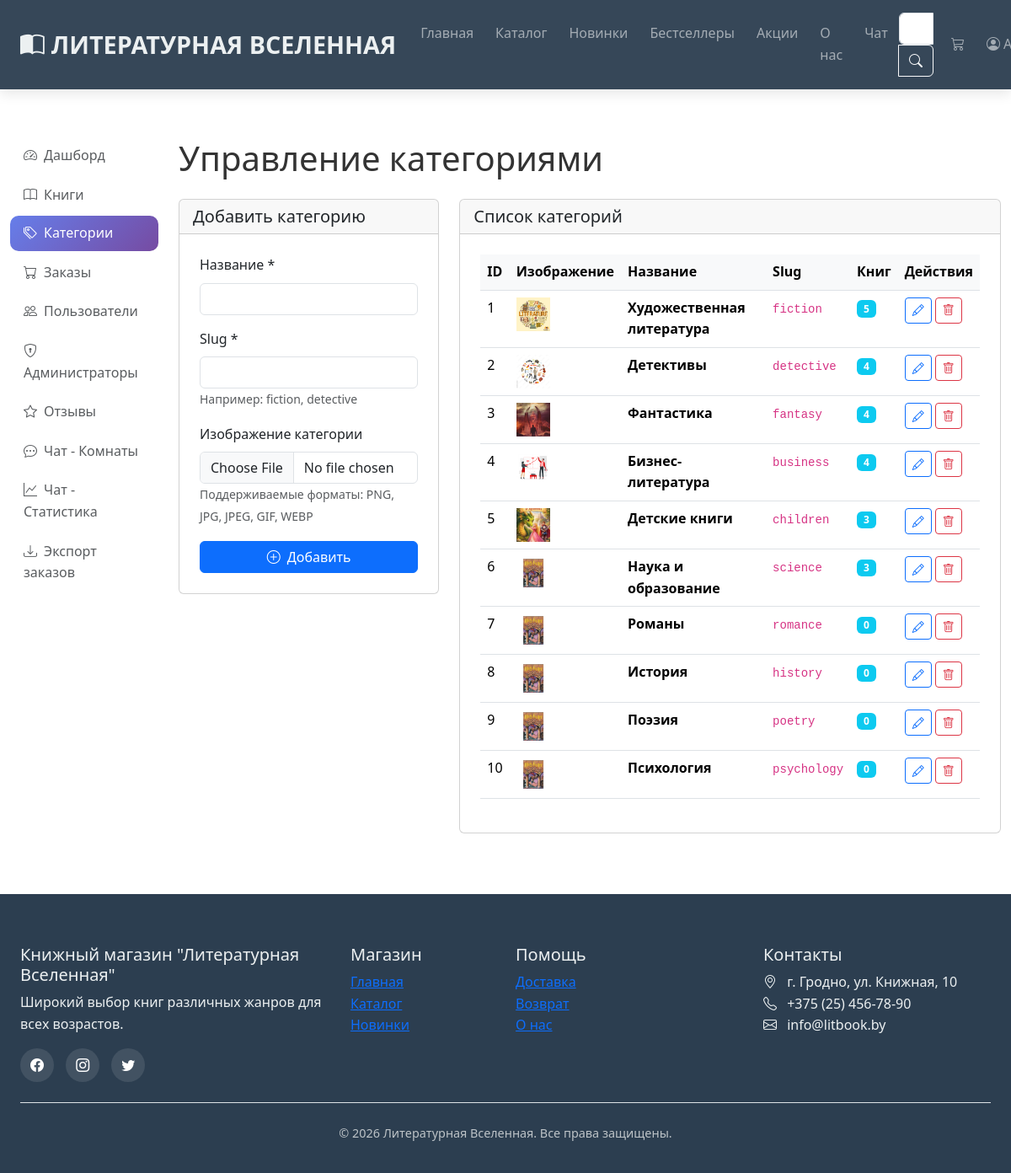
The page /admin/categories (signed in) on the database its author committed.
### models.py (models this page shows, shortened)
class Category(db.Model):
    __tablename__ = 'categories'
    id = db.Column(db.Integer, primary_key=True)
    name = db.Column(db.String(50), nullable=False, unique=True)
    slug = db.Column(db.String(50), nullable=False, unique=True)
    image = db.Column(db.String(100))
    books = db.relationship('Book', backref='category', lazy=True)

### admin.py (the view)
@admin_bp.route('/categories')
@admin_required
def categories():
    categories = Category.query.all()
    return render_template('admin/categories.html', categories=categories)

### admin.py (called while the page is built)
def admin_required(f):
    @wraps(f)
    def decorated_function(*args, **kwargs):
        if 'user_id' not in session:
            flash('Пожалуйста, войдите в систему', 'warning')
            return redirect(url_for('login'))
        user = User.query.get(session['user_id'])
        if not user or not user.is_admin:
            flash('Доступ запрещен. Требуются права администратора.', 'danger')
            return redirect(url_for('index'))
        return f(*args, **kwargs)
    return decorated_function

### app.py (called while the page is built)
@app.context_processor
def inject_data():
    categories = Category.query.all()
    cart_count = 0
    if 'cart' in session:
        cart_count = sum(item['quantity'] for item in session['cart'].values())
    return dict(
        categories=categories,
        cart_count=cart_count,
        current_year=datetime.now().year
    )

### templates/admin/categories.html (shortened to what this page needs)
{% extends "base.html" %}
{% block content %}
<div style="height: 70px;"></div>
<div class="container-fluid py-4">
    <div class="row">
        <div class="col-md-3 col-lg-2 mb-4">
            {% include "admin/sidebar.html" %}
        </div>
        <div class="col-md-9 col-lg-10">
            <h1 class="mb-4">Управление категориями</h1>
            <div class="row">
                <div class="col-md-4 mb-4">
                    <div class="card">
                        <div class="card-header">
                            <h5 class="mb-0">Добавить категорию</h5>
                        </div>
                        <div class="card-body">
                            <form action="{{ url_for('admin.add_category') }}" method="post" enctype="multipart/form-data">
                                <div class="mb-3">
                                    <label class="form-label">Название *</label>
                                    <input type="text" name="name" class="form-control" required>
                                </div>
                                <div class="mb-3">
                                    <label class="form-label">Slug *</label>
                                    <input type="text" name="slug" class="form-control" required>
                                    <small class="text-muted">Например: fiction, detective</small>
                                </div>
                                <div class="mb-3">
                                    <label class="form-label">Изображение категории</label>
                                    <input type="file" name="image_file" class="form-control" accept="image/*">
                                    <small class="text-muted">Поддерживаемые форматы: PNG, JPG, JPEG, GIF, WEBP</small>
                                </div>
                                <button type="submit" class="btn btn-primary w-100">
                                    <i class="bi bi-plus-circle me-2"></i>Добавить
                                </button>
                            </form>
                        </div>
                    </div>
                </div>
                <div class="col-md-8">
                    <div class="card">
                        <div class="card-header">
                            <h5 class="mb-0">Список категорий</h5>
                        </div>
                        <div class="card-body">
                            <div class="table-responsive">
                                <table class="table table-hover">
                                    <thead>
                                        <tr>
                                            <th>ID</th>
                                            <th>Изображение</th>
                                            <th>Название</th>
                                            <th>Slug</th>
                                            <th>Книг</th>
                                            <th>Действия</th>
                                        </tr>
                                    </thead>
                                    <tbody>
                                        {% for category in categories %}
                                        <tr>
                                            <td>{{ category.id }}</td>
                                            <td>
                                                <img src="{{ url_for('static', filename='img/books/' + category.image) }}"
                                                     alt="{{ category.name }}" style="width: 40px; height: 40px; object-fit: cover;">
                                            </td>
                                            <td>
                                                <strong>{{ category.name }}</strong>
                                            </td>
                                            <td><code>{{ category.slug }}</code></td>
                                            <td>
                                                <span class="badge bg-info">{{ category.books|length }}</span>
                                            </td>
                                            <td>
                                                <button type="button" class="btn btn-sm btn-outline-primary"
                                                        data-bs-toggle="modal" data-bs-target="#editModal{{ category.id }}">
                                                    <i class="bi bi-pencil"></i>
                                                </button>
                                                <a href="{{ url_for('admin.delete_category', category_id=category.id) }}"
                                                   class="btn btn-sm btn-outline-danger"
                                                   onclick="return confirm('Удалить категорию?')">
                                                    <i class="bi bi-trash"></i>
                                                </a>
                                            </td>
                                        </tr>
                                        {% endfor %}
                                    </tbody>
                                </table>
                            </div>
                        </div>
                    </div>
                </div>
            </div>
        </div>
    </div>
</div>
{% endblock %}

### static/css/style.css (style rules this page uses)
:root { --primary-color: #2c3e50; --secondary-color: #3498db; --accent-color: #e74c3c; --light-color: #ecf0f1; --dark-color: #2c3e50; --text-color: #333; --shadow: 0 5px 15px rgba(0, 0, 0, 0.1); --transition: all 0.3s ease; }
* { margin: 0; padding: 0; box-sizing: border-box; }
body { font-family: "Segoe UI", Tahoma, Geneva, Verdana, sans-serif; color: var(--text-color); line-height: 1.6; overflow-x: hidden; }
.card-body { padding: 1.5rem; }
.table th { background-color: #f8f9fa; font-weight: 600; }

### rows shown on the page
Category: id "1", image (picture), name "Художественная литература", slug "fiction", books|length "5"
Category: id "2", image (picture), name "Детективы", slug "detective", books|length "4"
Category: id "3", image (picture), name "Фантастика", slug "fantasy", books|length "4"
Category: id "4", image (picture), name "Бизнес-литература", slug "business", books|length "4"
Category: id "5", image (picture), name "Детские книги", slug "children", books|length "3"
Category: id "6", image (picture), name "Наука и образование", slug "science", books|length "3"
Category: id "7", image (picture), name "Романы", slug "romance", books|length "0"
Category: id "8", image (picture), name "История", slug "history", books|length "0"
Category: id "9", image (picture), name "Поэзия", slug "poetry", books|length "0"
Category: id "10", image (picture), name "Психология", slug "psychology", books|length "0"
